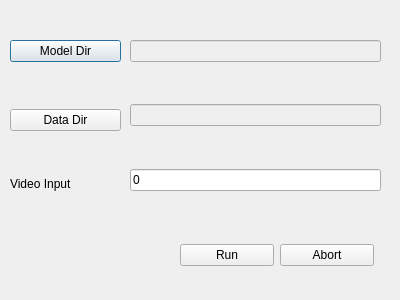
<?xml version="1.0" encoding="UTF-8"?>
<ui version="4.0">
 <class>facedetection</class>
 <widget class="QDialog" name="facedetection">
  <property name="geometry">
   <rect>
    <x>0</x>
    <y>0</y>
    <width>400</width>
    <height>300</height>
   </rect>
  </property>
  <property name="windowTitle">
   <string>Dialog</string>
  </property>
  <widget class="QWidget" name="verticalLayoutWidget">
   <property name="geometry">
    <rect>
     <x>10</x>
     <y>40</y>
     <width>111</width>
     <height>151</height>
    </rect>
   </property>
   <layout class="QVBoxLayout" name="verticalLayout">
    <item>
     <widget class="QPushButton" name="modelDir_PB">
      <property name="text">
       <string>Model Dir</string>
      </property>
     </widget>
    </item>
    <item>
     <spacer name="verticalSpacer">
      <property name="orientation">
       <enum>Qt::Vertical</enum>
      </property>
      <property name="sizeHint" stdset="0">
       <size>
        <width>20</width>
        <height>40</height>
       </size>
      </property>
     </spacer>
    </item>
    <item>
     <widget class="QPushButton" name="dataDir_PB">
      <property name="text">
       <string>Data Dir</string>
      </property>
     </widget>
    </item>
    <item>
     <spacer name="verticalSpacer_2">
      <property name="orientation">
       <enum>Qt::Vertical</enum>
      </property>
      <property name="sizeHint" stdset="0">
       <size>
        <width>20</width>
        <height>40</height>
       </size>
      </property>
     </spacer>
    </item>
    <item>
     <widget class="QLabel" name="personName_LB">
      <property name="text">
       <string>Video Input</string>
      </property>
     </widget>
    </item>
   </layout>
  </widget>
  <widget class="QWidget" name="verticalLayoutWidget_2">
   <property name="geometry">
    <rect>
     <x>130</x>
     <y>40</y>
     <width>251</width>
     <height>151</height>
    </rect>
   </property>
   <layout class="QVBoxLayout" name="verticalLayout_2">
    <item>
     <widget class="QLineEdit" name="modelDir_LE">
      <property name="enabled">
       <bool>false</bool>
      </property>
     </widget>
    </item>
    <item>
     <spacer name="verticalSpacer_3">
      <property name="orientation">
       <enum>Qt::Vertical</enum>
      </property>
      <property name="sizeHint" stdset="0">
       <size>
        <width>20</width>
        <height>40</height>
       </size>
      </property>
     </spacer>
    </item>
    <item>
     <widget class="QLineEdit" name="dataDir_LE">
      <property name="enabled">
       <bool>false</bool>
      </property>
     </widget>
    </item>
    <item>
     <spacer name="verticalSpacer_4">
      <property name="orientation">
       <enum>Qt::Vertical</enum>
      </property>
      <property name="sizeHint" stdset="0">
       <size>
        <width>20</width>
        <height>40</height>
       </size>
      </property>
     </spacer>
    </item>
    <item>
     <widget class="QLineEdit" name="personName_LE">
      <property name="text">
       <string>0</string>
      </property>
     </widget>
    </item>
   </layout>
  </widget>
  <widget class="QWidget" name="horizontalLayoutWidget">
   <property name="geometry">
    <rect>
     <x>180</x>
     <y>240</y>
     <width>194</width>
     <height>31</height>
    </rect>
   </property>
   <layout class="QHBoxLayout" name="horizontalLayout">
    <item>
     <widget class="QPushButton" name="run_PB">
      <property name="text">
       <string>Run</string>
      </property>
     </widget>
    </item>
    <item>
     <widget class="QPushButton" name="abort_pb">
      <property name="text">
       <string>Abort</string>
      </property>
     </widget>
    </item>
   </layout>
  </widget>
 </widget>
 <resources/>
 <connections/>
</ui>
